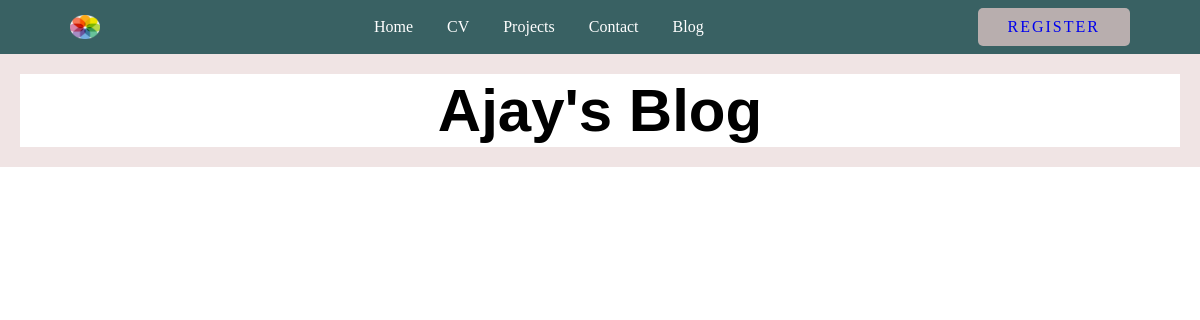
The app's page /posts/, older data.
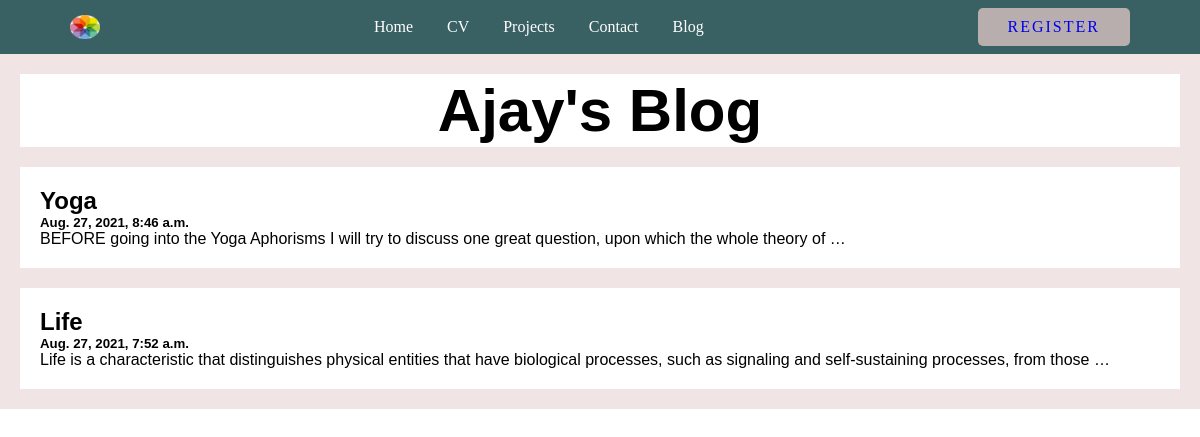
The same page, newer data.
### posts/models.py (models this page shows, shortened)
class Post(models.Model):
    title = models.CharField(max_length=100)
    body = models.CharField(max_length=1000000)
    created_at = models.DateTimeField(default=datetime.now, blank=True)

### posts/views.py (the view)
# urls.py: path('posts/', include('posts.urls')),
def posts(request):
    allposts = Post.objects.all()
    return render(request, 'blog_index.html', {'pts': allposts})

### templates/blog_index.html (shortened to what this page needs)
{% extends 'base.html' %}
{% block body %}
<div class="post-border-outline">
<div class="posts-header">
  <h2>Ajay's Blog</h2>
</div>
<div class="posts-row">
  <div class="posts-leftcolumn">
    {% for post in pts reversed %}
    <div class="posts-card">
      <a style="text-decoration: none; color: black;" href="{% url 'post' post.id %}">
        <h2>{{post.title}}</h2>
        <h5>{{post.created_at}}</h5>
        <p>{{post.body|truncatewords:20}}</p>
      </a>
    </div>
    {% endfor %}
  </div>
</div>
</div>
{% endblock body %}

### templates/base.html (shortened to what this page needs)
<!doctype html>
<html lang="en">
<head>
  {% load static %}
  <link href="{% static 'portfolio/css/base.css' %}" rel="stylesheet">
  <link href="{% static 'portfolio/css/home.css' %}" rel="stylesheet">
  <link href="{% static 'blog/css/posts.css' %}" rel="stylesheet">
</head>
<body>
  <header>
    <img src="{% static 'portfolio/images/logo.png' %}" alt="" width="30" height="24" class="logo">
    <nav>
      <ul class="nav-area">
        <li><a href="/">Home</a></li>
        <li><a href="{% url 'cv' %}">CV</a></li>
        <li><a href="{% url 'projects' %}">Projects</a></li>
        <li><a href="{% url 'contact' %}">Contact</a></li>
        <li><a href="{% url 'posts' %}">Blog</a></li>
      </ul>
    </nav>
    <a class="button-area" href="{% url 'register' %}">Register</a>
  </header>
  {% block body %}{% endblock body %}
</body>
</html>

### static/portfolio/css/base.css (style rules this page uses)
* { box-sizing: border-box; margin: 0; padding: 0; }
a { text-decoration: none; }
header { background-color: rgb(57, 97, 99); display: flex; justify-content: space-between ; align-items: center; padding: 8px 70px; }
.logo { cursor: pointer; }
.nav-area { list-style: none; }
.nav-area li { display: inline-block; padding: 0 15px; }
.nav-area li a { color: white; }
.button-area { letter-spacing: 2px; text-transform: uppercase; padding: 10px 30px; border-radius: 5px; background: rgb(184, 174, 174); }

### static/blog/css/posts.css (style rules this page uses)
.post-border-outline { font-family: Arial; padding: 20px; background: #f0e4e4; }
.posts-header { padding: 2px; font-size: 40px; text-align: center; background: white; }
.posts-leftcolumn { float: left; width: 100%; }
.posts-card { background-color: white; padding: 20px; margin-top: 20px; }
.posts-row:after { content: ""; display: table; clear: both; }

Row changes from the older to the newer data that the page shows:
added Post: title "Yoga", created_at "Aug. 27, 2021, 8:46 a.m.", body "BEFORE going into the Yoga Aphorisms I will try to discuss one great question, upon which the whole theory of …"
added Post: title "Life", created_at "Aug. 27, 2021, 7:52 a.m.", body "Life is a characteristic that distinguishes physical entities that have biological processes, such as signaling and self-sustaining processes, from those …"
